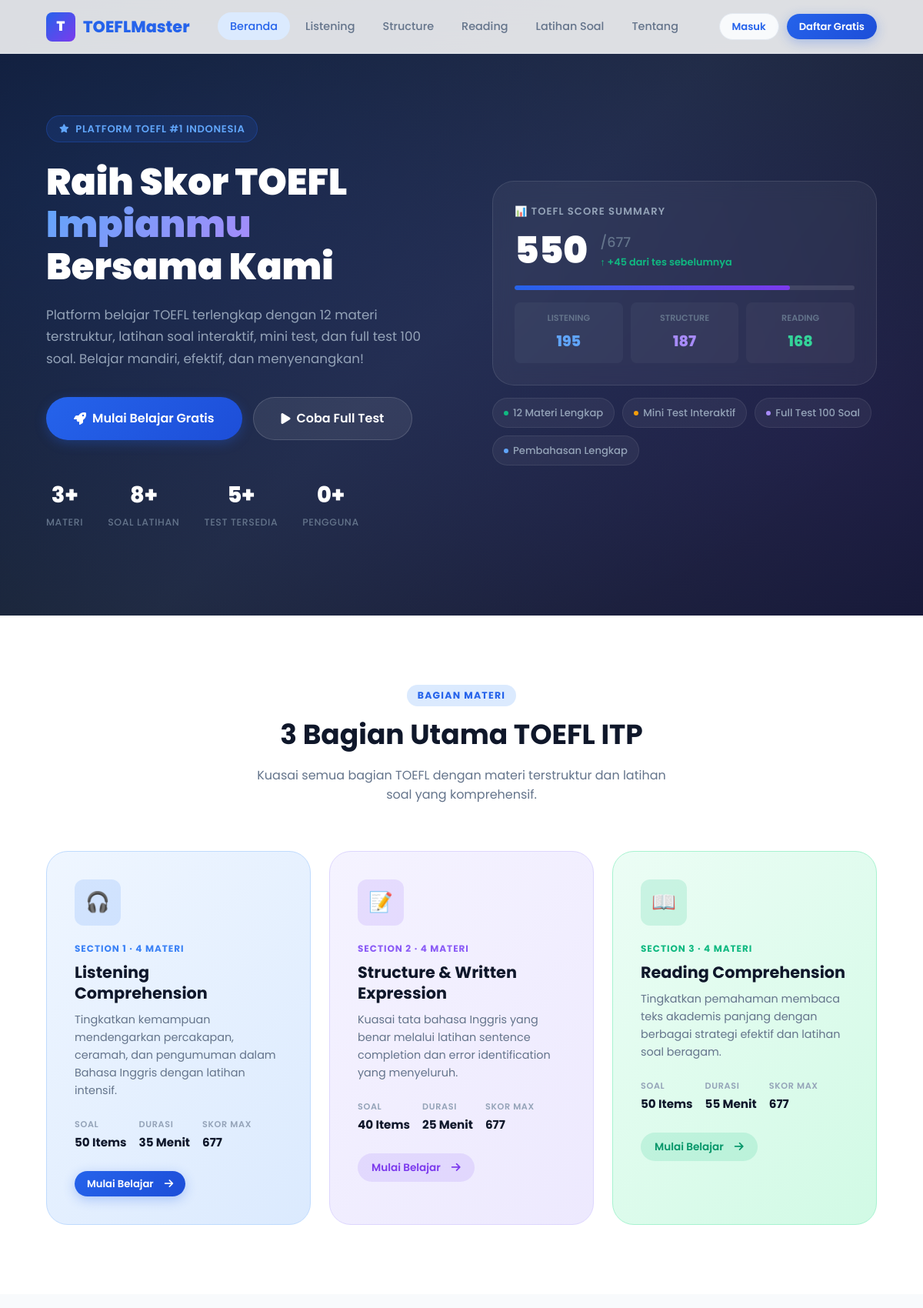
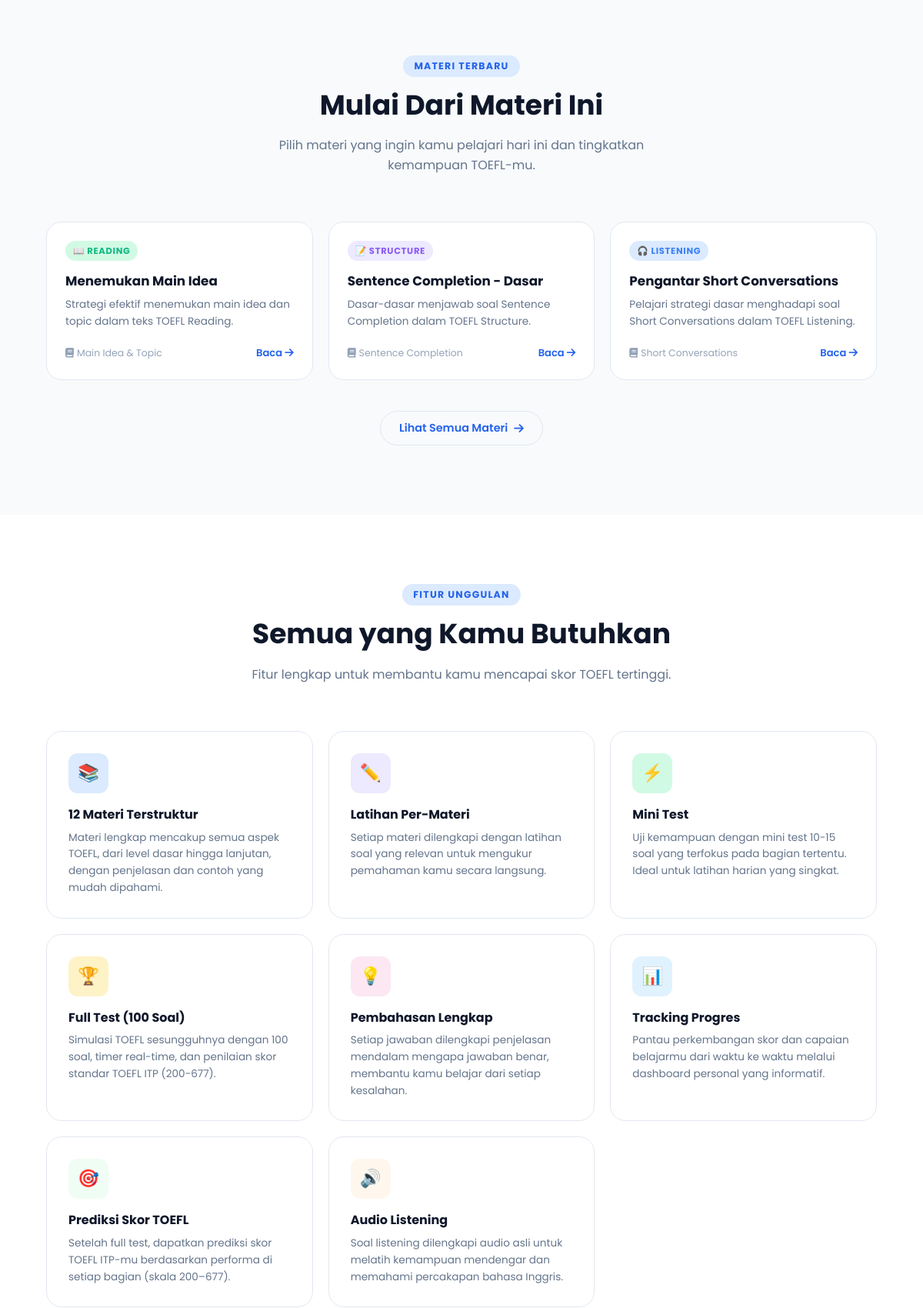
The page / (upper part) on the database its author committed (2 pictures, top to bottom).
### tables this page shows
CREATE TABLE `materials` (
  `id` int(11) NOT NULL,
  `category_id` int(11) NOT NULL,
  `title` varchar(255) NOT NULL,
  `slug` varchar(255) NOT NULL,
  `content` longtext NOT NULL,
  `summary` text DEFAULT NULL,
  `audio_file` varchar(255) DEFAULT NULL,
  `thumbnail` varchar(255) DEFAULT NULL,
  `sort_order` int(11) DEFAULT 0,
  `is_published` tinyint(1) DEFAULT 1,
  `created_at` timestamp NOT NULL DEFAULT current_timestamp(),
  `updated_at` timestamp NOT NULL DEFAULT current_timestamp() ON UPDATE current_timestamp()
);

CREATE TABLE `categories` (
  `id` int(11) NOT NULL,
  `name` varchar(100) NOT NULL,
  `slug` varchar(100) NOT NULL,
  `section` enum('listening','structure','reading') NOT NULL,
  `icon` varchar(50) DEFAULT NULL,
  `description` text DEFAULT NULL,
  `sort_order` int(11) DEFAULT 0
);

### includes/config.php (called while the page is built, shortened)
<?php
function isUserLoggedIn() {
    return isset($_SESSION['user_id']) && !empty($_SESSION['user_id']);
}
function sanitize($input) {
    return htmlspecialchars(trim($input), ENT_QUOTES, 'UTF-8');
}
?>

### index.php (the view, shortened to what this page needs)
<?php
require_once __DIR__ . '/includes/config.php';
$db = getDB();
$totalMaterials = $db->query("SELECT COUNT(*) FROM materials WHERE is_published=1")->fetchColumn();
$totalQuestions = $db->query("SELECT COUNT(*) FROM questions")->fetchColumn();
$totalTests = $db->query("SELECT COUNT(*) FROM tests WHERE is_published=1")->fetchColumn();
$totalUsers = $db->query("SELECT COUNT(*) FROM users")->fetchColumn();
$categories = $db->query("SELECT * FROM categories ORDER BY sort_order")->fetchAll();
$listeningCats = array_filter($categories, fn($c) => $c['section'] === 'listening');
$structureCats = array_filter($categories, fn($c) => $c['section'] === 'structure');
$readingCats   = array_filter($categories, fn($c) => $c['section'] === 'reading');
$featuredMaterials = $db->query("
    SELECT m.*, c.name as cat_name, c.section
    FROM materials m JOIN categories c ON m.category_id = c.id
    WHERE m.is_published=1 ORDER BY m.id DESC LIMIT 6
")->fetchAll();
?>
<!DOCTYPE html>
<html lang="id">
<head>
<link rel="stylesheet" href="assets/css/style.css">
<link rel="stylesheet" href="https://cdnjs.cloudflare.com/ajax/libs/font-awesome/6.5.0/css/all.min.css">
</head>
<body>
<nav class="navbar" id="navbar">
  <a href="index.php" class="navbar-brand">
    <div class="brand-icon">T</div>
    TOEFLMaster
  </a>
  <ul class="navbar-nav">
    <li><a href="index.php" class="nav-link active">Beranda</a></li>
    <li><a href="pages/listening.php" class="nav-link">Listening</a></li>
    <li><a href="pages/structure.php" class="nav-link">Structure</a></li>
    <li><a href="pages/reading.php" class="nav-link">Reading</a></li>
    <li><a href="pages/tests.php" class="nav-link">Latihan Soal</a></li>
    <li><a href="pages/about.php" class="nav-link">Tentang</a></li>
  </ul>
  <div class="navbar-actions">
    <?php if (isUserLoggedIn()): ?>
      <a href="pages/dashboard.php" class="btn btn-secondary btn-sm">
        <i class="fas fa-user"></i> Dashboard
      </a>
      <a href="pages/logout.php" class="btn btn-primary btn-sm">Keluar</a>
    <?php else: ?>
      <a href="pages/login.php" class="btn btn-secondary btn-sm">Masuk</a>
      <a href="pages/register.php" class="btn btn-primary btn-sm">Daftar Gratis</a>
    <?php endif; ?>
  </div>
</nav>
<section class="hero">
  <div class="hero-grid">
    <div class="hero-content">
      <div class="hero-eyebrow">
        <i class="fas fa-star" style="font-size:0.7rem;"></i>
        Platform TOEFL #1 Indonesia
      </div>
      <h1 class="hero-title">
        Raih Skor TOEFL <span>Impianmu</span> Bersama Kami
      </h1>
      <p class="hero-subtitle">
        Platform belajar TOEFL terlengkap dengan 12 materi terstruktur, latihan soal interaktif, mini test, dan full test 100 soal. Belajar mandiri, efektif, dan menyenangkan!
      </p>
      <div class="hero-actions">
        <a href="pages/register.php" class="btn btn-primary btn-lg">
          <i class="fas fa-rocket"></i> Mulai Belajar Gratis
        </a>
        <a href="pages/tests.php" class="btn btn-secondary btn-lg" style="background:rgba(255,255,255,0.08);color:white;border-color:rgba(255,255,255,0.15);">
          <i class="fas fa-play"></i> Coba Full Test
        </a>
      </div>
      <div class="hero-stats">
        <div class="hero-stat-item">
          <span class="hero-stat-num"><?= number_format($totalMaterials) ?>+</span>
          <span class="hero-stat-label">Materi</span>
        </div>
        <div class="hero-stat-item">
          <span class="hero-stat-num"><?= number_format($totalQuestions) ?>+</span>
          <span class="hero-stat-label">Soal Latihan</span>
        </div>
        <div class="hero-stat-item">
          <span class="hero-stat-num"><?= number_format($totalTests) ?>+</span>
          <span class="hero-stat-label">Test Tersedia</span>
        </div>
        <div class="hero-stat-item">
          <span class="hero-stat-num"><?= number_format($totalUsers) ?>+</span>
          <span class="hero-stat-label">Pengguna</span>
        </div>
      </div>
    </div>
    <div class="hero-visual">
      <div class="score-card">
        <div class="score-card-title">📊 TOEFL Score Summary</div>
        <div class="score-display">
          <div class="score-number">550</div>
          <div>
            <div class="score-max">/677</div>
            <div style="color:#10B981;font-size:0.8rem;font-weight:600;margin-top:2px;">↑ +45 dari tes sebelumnya</div>
          </div>
        </div>
        <div class="score-progress">
          <div class="score-bar" style="width:81%;"></div>
        </div>
        <div class="section-scores">
          <div class="section-score-item">
            <span class="section-score-label">Listening</span>
            <span class="section-score-val" style="color:#60A5FA;">195</span>
          </div>
          <div class="section-score-item">
            <span class="section-score-label">Structure</span>
            <span class="section-score-val" style="color:#A78BFA;">187</span>
          </div>
          <div class="section-score-item">
            <span class="section-score-label">Reading</span>
            <span class="section-score-val" style="color:#34D399;">168</span>
          </div>
        </div>
      </div>
      <div class="feature-pills">
        <div class="feature-pill">
          <span class="pill-dot"></span>
          12 Materi Lengkap
        </div>
        <div class="feature-pill">
          <span class="pill-dot" style="background:#F59E0B;"></span>
          Mini Test Interaktif
        </div>
        <div class="feature-pill">
          <span class="pill-dot" style="background:#A78BFA;"></span>
          Full Test 100 Soal
        </div>
        <div class="feature-pill">
          <span class="pill-dot" style="background:#60A5FA;"></span>
          Pembahasan Lengkap
        </div>
      </div>
    </div>
  </div>
</section>
<section class="section" style="background:white;">
  <div class="section-header">
    <div class="section-eyebrow">Bagian Materi</div>
    <h2 class="section-title">3 Bagian Utama TOEFL ITP</h2>
    <p class="section-subtitle">Kuasai semua bagian TOEFL dengan materi terstruktur dan latihan soal yang komprehensif.</p>
  </div>
  <div class="sections-grid">
    <a href="pages/listening.php" class="section-card listening">
      <div class="section-card-icon">🎧</div>
      <div class="section-card-number">Section 1 · <?= count(iterator_to_array($listeningCats)) ?> Materi</div>
      <h3>Listening Comprehension</h3>
      <p>Tingkatkan kemampuan mendengarkan percakapan, ceramah, dan pengumuman dalam Bahasa Inggris dengan latihan intensif.</p>
      <div class="section-card-meta">
        <div class="meta-item">
          <span class="meta-label">Soal</span>
          <span class="meta-val">50 Items</span>
        </div>
        <div class="meta-item">
          <span class="meta-label">Durasi</span>
          <span class="meta-val">35 Menit</span>
        </div>
        <div class="meta-item">
          <span class="meta-label">Skor Max</span>
          <span class="meta-val">677</span>
        </div>
      </div>
      <div class="btn btn-primary btn-sm" style="width:fit-content;">
        Mulai Belajar <i class="fas fa-arrow-right" style="margin-left:6px;"></i>
      </div>
    </a>
    <a href="pages/structure.php" class="section-card structure">
      <div class="section-card-icon">📝</div>
      <div class="section-card-number">Section 2 · <?= count(iterator_to_array($structureCats)) ?> Materi</div>
      <h3>Structure & Written Expression</h3>
      <p>Kuasai tata bahasa Inggris yang benar melalui latihan sentence completion dan error identification yang menyeluruh.</p>
      <div class="section-card-meta">
        <div class="meta-item">
          <span class="meta-label">Soal</span>
          <span class="meta-val">40 Items</span>
        </div>
        <div class="meta-item">
          <span class="meta-label">Durasi</span>
          <span class="meta-val">25 Menit</span>
        </div>
        <div class="meta-item">
          <span class="meta-label">Skor Max</span>
          <span class="meta-val">677</span>
        </div>
      </div>
      <div class="btn btn-sm" style="background:rgba(139,92,246,0.15);color:#7C3AED;border:none;width:fit-content;padding:8px 18px;border-radius:100px;font-weight:600;font-size:0.85rem;">
        Mulai Belajar <i class="fas fa-arrow-right" style="margin-left:6px;"></i>
      </div>
    </a>
    <a href="pages/reading.php" class="section-card reading">
      <div class="section-card-icon">📖</div>
      <div class="section-card-number">Section 3 · <?= count(iterator_to_array($readingCats)) ?> Materi</div>
      <h3>Reading Comprehension</h3>
      <p>Tingkatkan pemahaman membaca teks akademis panjang dengan berbagai strategi efektif dan latihan soal beragam.</p>
      <div class="section-card-meta">
        <div class="meta-item">
          <span class="meta-label">Soal</span>
          <span class="meta-val">50 Items</span>
        </div>
        <div class="meta-item">
          <span class="meta-label">Durasi</span>
          <span class="meta-val">55 Menit</span>
        </div>
        <div class="meta-item">
          <span class="meta-label">Skor Max</span>
          <span class="meta-val">677</span>
        </div>
      </div>
      <div class="btn btn-sm" style="background:rgba(16,185,129,0.15);color:#059669;border:none;width:fit-content;padding:8px 18px;border-radius:100px;font-weight:600;font-size:0.85rem;">
        Mulai Belajar <i class="fas fa-arrow-right" style="margin-left:6px;"></i>
      </div>
    </a>
  </div>
</section>
<?php if (!empty($featuredMaterials)): ?>
<section class="section">
  <div class="section-header">
    <div class="section-eyebrow">Materi Terbaru</div>
    <h2 class="section-title">Mulai Dari Materi Ini</h2>
    <p class="section-subtitle">Pilih materi yang ingin kamu pelajari hari ini dan tingkatkan kemampuan TOEFL-mu.</p>
  </div>
  <div class="materials-grid">
    <?php foreach($featuredMaterials as $mat): ?>
    <a href="pages/material.php?slug=<?= urlencode($mat['slug']) ?>" class="material-card fade-in-up">
      <div class="material-badge badge-<?= $mat['section'] ?>">
        <?= $mat['section'] === 'listening' ? '🎧' : ($mat['section'] === 'structure' ? '📝' : '📖') ?>
        <?= ucfirst($mat['section']) ?>
      </div>
      <h4><?= sanitize($mat['title']) ?></h4>
      <p><?= $mat['summary'] ? sanitize($mat['summary']) : 'Materi lengkap dengan penjelasan detail dan contoh soal.' ?></p>
      <div class="material-footer">
        <div class="material-meta">
          <span><i class="fas fa-book"></i> <?= sanitize($mat['cat_name']) ?></span>
        </div>
        <span style="color:var(--primary);font-size:0.82rem;font-weight:600;">Baca <i class="fas fa-arrow-right"></i></span>
      </div>
    </a>
    <?php endforeach; ?>
  </div>
  <div style="text-align:center;margin-top:40px;">
    <a href="pages/materials.php" class="btn btn-secondary">
      Lihat Semua Materi <i class="fas fa-arrow-right"></i>
    </a>
  </div>
</section>
<?php endif; ?>
<section class="section" style="background:white;">
  <div class="section-header">
    <div class="section-eyebrow">Fitur Unggulan</div>
    <h2 class="section-title">Semua yang Kamu Butuhkan</h2>
    <p class="section-subtitle">Fitur lengkap untuk membantu kamu mencapai skor TOEFL tertinggi.</p>
  </div>
  <div class="features-grid">
    <div class="feature-card fade-in-up">
      <div class="feature-icon" style="background:#DBEAFE;">📚</div>
      <h4>12 Materi Terstruktur</h4>
      <p>Materi lengkap mencakup semua aspek TOEFL, dari level dasar hingga lanjutan, dengan penjelasan dan contoh yang mudah dipahami.</p>
    </div>
    <div class="feature-card fade-in-up">
      <div class="feature-icon" style="background:#EDE9FE;">✏️</div>
      <h4>Latihan Per-Materi</h4>
      <p>Setiap materi dilengkapi dengan latihan soal yang relevan untuk mengukur pemahaman kamu secara langsung.</p>
    </div>
    <div class="feature-card fade-in-up">
      <div class="feature-icon" style="background:#D1FAE5;">⚡</div>
      <h4>Mini Test</h4>
      <p>Uji kemampuan dengan mini test 10-15 soal yang terfokus pada bagian tertentu. Ideal untuk latihan harian yang singkat.</p>
    </div>
    <div class="feature-card fade-in-up">
      <div class="feature-icon" style="background:#FEF3C7;">🏆</div>
      <h4>Full Test (100 Soal)</h4>
      <p>Simulasi TOEFL sesungguhnya dengan 100 soal, timer real-time, dan penilaian skor standar TOEFL ITP (200-677).</p>
    </div>
    <div class="feature-card fade-in-up">
      <div class="feature-icon" style="background:#FCE7F3;">💡</div>
      <h4>Pembahasan Lengkap</h4>
      <p>Setiap jawaban dilengkapi penjelasan mendalam mengapa jawaban benar, membantu kamu belajar dari setiap kesalahan.</p>
    </div>
    <div class="feature-card fade-in-up">
      <div class="feature-icon" style="background:#E0F2FE;">📊</div>
      <h4>Tracking Progres</h4>
      <p>Pantau perkembangan skor dan capaian belajarmu dari waktu ke waktu melalui dashboard personal yang informatif.</p>
    </div>
    <div class="feature-card fade-in-up">
      <div class="feature-icon" style="background:#F0FDF4;">🎯</div>
      <h4>Prediksi Skor TOEFL</h4>
      <p>Setelah full test, dapatkan prediksi skor TOEFL ITP-mu berdasarkan performa di setiap bagian (skala 200–677).</p>
    </div>
    <div class="feature-card fade-in-up">
      <div class="feature-icon" style="background:#FFF7ED;">🔊</div>
      <h4>Audio Listening</h4>
      <p>Soal listening dilengkapi audio asli untuk melatih kemampuan mendengar dan memahami percakapan bahasa Inggris.</p>
    </div>
  </div>
</section>
</body>
</html>

### rows shown on the page
materials: category.section "READING", title "Menemukan Main Idea", summary "Strategi efektif menemukan main idea dan topic dalam teks TOEFL Reading.", category.name "Main Idea & Topic"
materials: category.section "STRUCTURE", title "Sentence Completion - Dasar", summary "Dasar-dasar menjawab soal Sentence Completion dalam TOEFL Structure.", category.name "Sentence Completion"
materials: category.section "LISTENING", title "Pengantar Short Conversations", summary "Pelajari strategi dasar menghadapi soal Short Conversations dalam TOEFL Listening.", category.name "Short Conversations"

### other values the page prints
$totalMaterials "3"
$totalQuestions "8"
$totalTests "5"
$totalUsers "0"
count(iterator_to_array($listeningCats)) "4"
count(iterator_to_array($structureCats)) "4"
count(iterator_to_array($readingCats)) "4"
